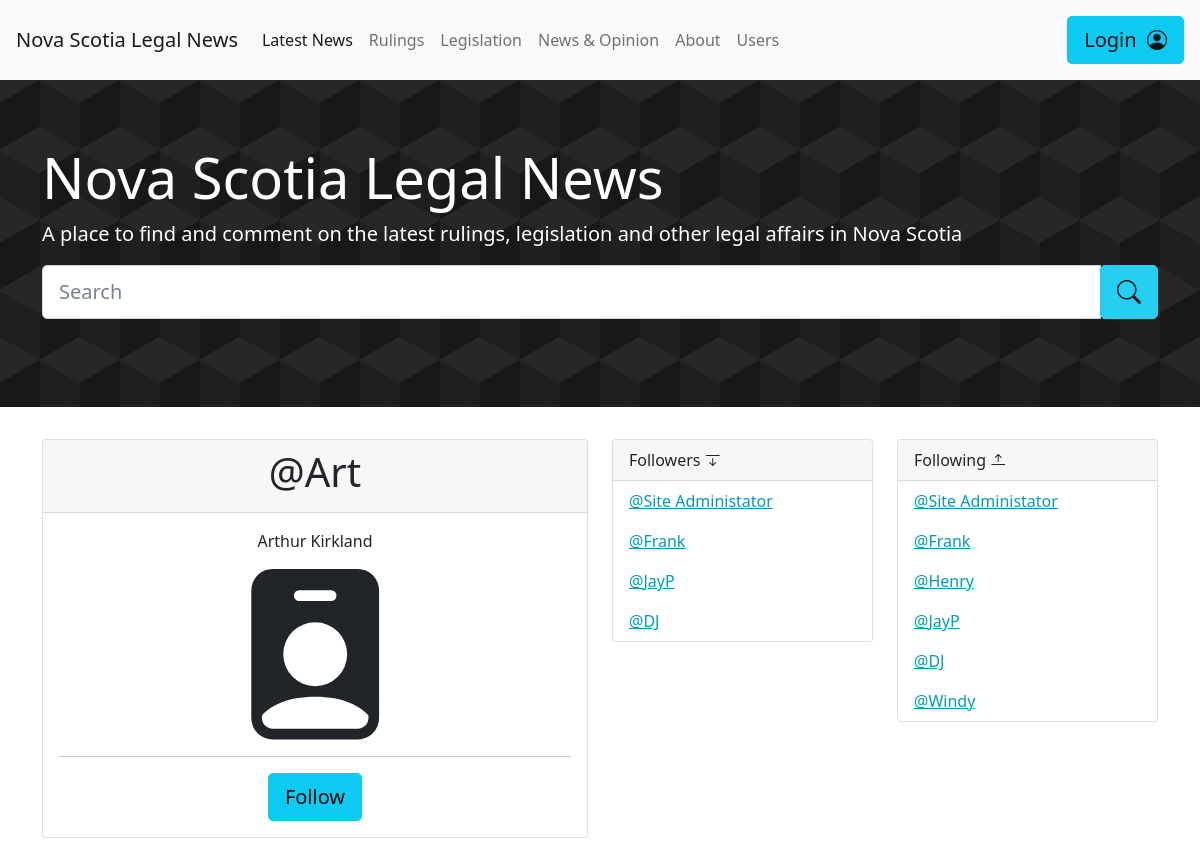
/website/users.php?userID=2, run on the app's committed database.
### tables this page shows
CREATE TABLE users (
    userID int AUTO_INCREMENT,
	userName varchar(255),
	firstName varchar(255),
    lastName varchar(255),
	emailAddress varchar(255),
	registrationDate datetime,
    verificationStatus bool,
    profileVisibility bool,
    PRIMARY KEY (userID)
);

### website/inc/components/userdisplay.php (the view, shortened to what this page needs)
<div class = "row">
    <?php
        $userID = $_GET["userID"];
        if (!$userID){
            $querySQL = " SELECT userName, userID from users";
            $result = $dbconn->query($querySQL);
            foreach($result as $user){
        ?>
        <div class = "col-lg-2 col-md-3 col-sm-4 col-4 d-flex align-items-stretch">
                <div class="card user-grid">
                <a href = "users.php?userID=<?php echo($user["userID"]);?>">
                    <div class="card-body">
                    <svg xmlns="http://www.w3.org/2000/svg"  height="10vh" fill="currentColor" class="bi bi-person-square" viewBox="0 0 16 16">
                        <path d="M2 2a2 2 0 0 1 2-2h8a2 2 0 0 1 2 2v12a2 2 0 0 1-2 2H4a2 2 0 0 1-2-2V2zm4.5 0a.5.5 0 0 0 0 1h3a.5.5 0 0 0 0-1h-3zM8 11a3 3 0 1 0 0-6 3 3 0 0 0 0 6zm5 2.755C12.146 12.825 10.623 12 8 12s-4.146.826-5 1.755V14a1 1 0 0 0 1 1h8a1 1 0 0 0 1-1v-.245z"/>
                    </svg>
                    <hr>
                    <h6 class="card-title">@<?php echo($user["userName"]);?></h6>
                    </div>
                </div>
            </a>
        </div>
        <?php
            }
        }else{
        $querySQL = "   SELECT * from users
                        WHERE userID = {$userID}";
        $result = $dbconn->query($querySQL);
        foreach($result as $user){
    ?>
        <div class = "col-lg-6">
            <div class="card text-center">
                <div class="card-header">
                <h1 class="card-title">@<?php echo($user["userName"]);?></h1>
                </div>
                <div class="card-body">
                <p class="card-text">
                    <?php echo($user["firstName"] . " " . $user["lastName"] );?>
                </p>
                <hr>
                <a href="#" class="btn btn-lg btn-info">Follow</a>
                </div>
            </div>
        </div>
        <?php
            }
        ?>
    <div class = "col-sm-6 col-lg-3">
        <div class="card">
            <div class="card-header">
                Followers <i class="bi bi-arrow-bar-down"></i>
            </div>
            <ul class="list-group list-group-flush">
                <?php
                    $querySQL = "   SELECT userFollower.userName as userFollowerName, userFollows.userName as userFollowsName, userFollower.userID as followsID  FROM usersFollowsUsers
                                    JOIN users userFollower ON userFollower.userID = usersFollowsUsers.userID
                                    JOIN users userFollows ON userFollows.userID = usersFollowsUsers.followID
                                    AND userFollows.userID = {$userID}";
                    $result = $dbconn->query($querySQL);
                    foreach($result as $userFollowers){
                ?>
            <li class="list-group-item"> <a href = "users.php?userID=<?php echo($userFollowers["followsID"]);?>">@<?php echo($userFollowers["userFollowerName"]);?></a></li>
            <?php
                }
            ?>
            </ul>
        </div>
    </div>
    <div class = "col-sm-6 col-lg-3">
        <div class="card">
            <div class="card-header">
                Following <i class="bi bi-arrow-bar-up"></i>
            </div>
            <ul class="list-group list-group-flush">
                <?php
                    $querySQL = "   SELECT userFollower.userName as userFollowerName, userFollows.userName as userFollowsName, userFollows.userID as followerID  FROM usersFollowsUsers
                                    JOIN users userFollower ON userFollower.userID = usersFollowsUsers.userID
                                    AND userFollower.userID = {$userID}
                                    JOIN users userFollows ON userFollows.userID = usersFollowsUsers.followID";
                    $result = $dbconn->query($querySQL);
                    foreach($result as $userFollowers){
                ?>
            <li class="list-group-item"><a href = "users.php?userID=<?php echo($userFollowers["followerID"]);?>">@<?php echo($userFollowers["userFollowsName"]);?></a></li>
            <?php
                }
            ?>
            </ul>
        </div>
    </div>
<?php
        }
?>
</div>

### website/styles/main.css (style rules this page uses)
a { color: #049ab8; }
body { overflow: overlay; }
.card { margin-bottom: 1em; }

### data on the page
users: userName "Art", firstName "Arthur", lastName "Kirkland", users.userName "Site Administator", users.userName "Frank", users.userName "Henry", users.userName "JayP", users.userName "DJ", users.userName "Windy"
users: userName "Site Administator"
users: userName "Frank"
users: userName "JayP"
users: userName "DJ"
